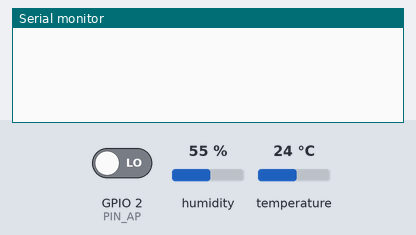
A sketch run on a simulated ESP32. Parts: the last lines printed to the serial monitor. The inputs (shaded band) are chosen by the test bench; at power-on: GPIO 2 (PIN_AP) LOW, humidity 55 %, temperature 24 °C. WiFi joins after 1.5 s; servers stay silent unless stated; uploads are accepted with an empty reply.

Above: at 2.7 s.
2.8 s: GPIO 2 (PIN_AP) driven HIGH
At 2.98 s:
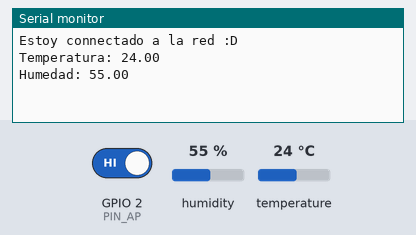
4.3 s: humidity set to 22 %
At 4.56 s:
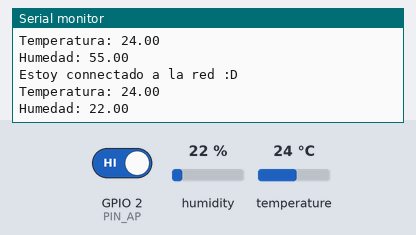
5.8 s: temperature set to 12 °C
At 6.15 s:
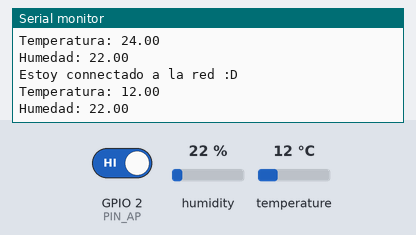
7.3 s: humidity set to 40 %
At 7.5 s:
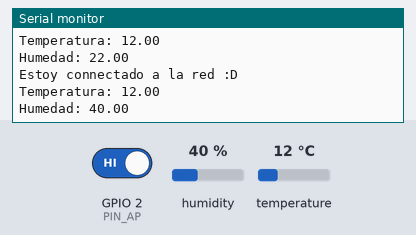
Timing chart, 0 to 9.8 s (numbered marks = the images above; inputs shaded):
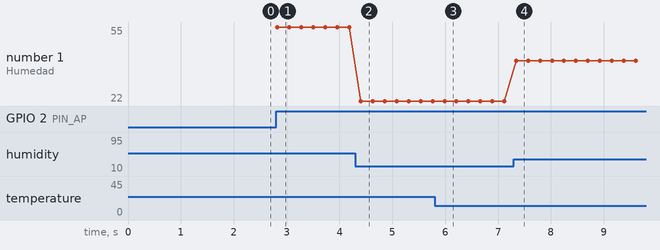

Measured:
- after the input at 2.8 s, the serial monitor: prints a new line at once (image 1)
- after the input at 4.3 s, the serial monitor: prints a new line after 0.11 s (image 2)
- after the input at 5.8 s, the serial monitor: prints a new line after 0.19 s (image 3)
- after the input at 7.3 s, the serial monitor: prints a new line at once (image 4)
- plotted number 1: 55 → 22 after the input at 4.3 s, 22 → 40 after the input at 7.3 s

The sketch:

4_temp.ino
```cpp
#if defined(ESP8266)
#include <ESP8266WiFi.h>
#include <ESP8266WebServer.h>
#else
#include <WiFi.h>
#include <WebServer.h>
#endif

#include <DNSServer.h>
#include <WiFiManager.h>
#include <DHT11.h>
#include <HTTPClient.h>

#define DHTTYPE DHT11

const int PIN_AP = 2;
const int DHTPIN = 27;

DHT11 dht11(DHTPIN);

void setup()
{
    Serial.begin(115200);
    pinMode(PIN_AP,INPUT);
    WiFiManager wifiManager;
    wifiManager.autoConnect("EurekaESP32","123456");
}
void loop ()
{
    WiFiManager wifiManager;
    if (digitalRead(PIN_AP)== HIGH)
    {
        if (!wifiManager.startConfigPortal("EurekaESP32","123456"))
        {
            delay(2000);
            ESP.restart();
            delay(1000);
        }

        if (WiFi.status()== WL_CONNECTED)
        {
            HTTPClient http;
            Serial.println("Estoy connectado a la red :D");
            int err;
            float temp,hum = 0.0;
            if ((err = dht11.read(hum, temp))==0)
            {
                Serial.print ("Temperatura: ");
                Serial.println (temp);
                Serial.print ("Humedad: ");
                Serial.println (hum);
                http.begin("https://iot-apps-course.firebaseio.com/sensor.json");
                http.addHeader("Content-Type","text/plain");
                String payload = "{\"Temperature\":" + String(temp) + ", \"Humidity\": }" + String(hum);
                int httpCode = http.POST(payload);
            }
            else
            {
                Serial.println("Error del sensor :'(");
            }
        }
    }
}
```
